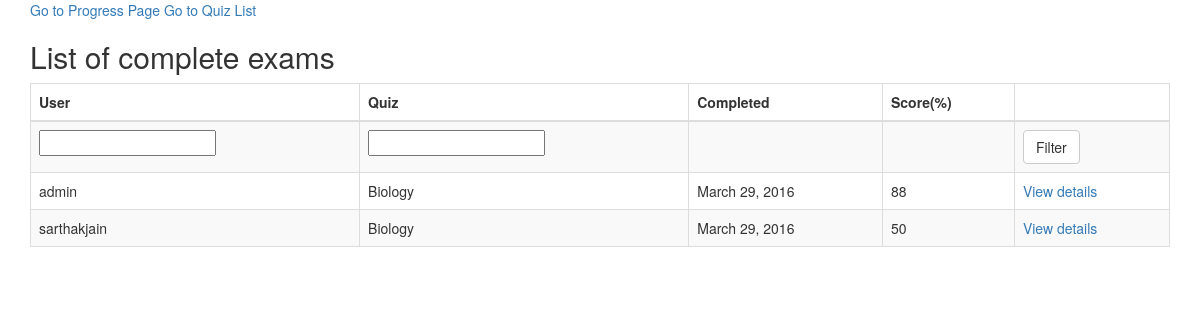
Page /quizz/marking/ (signed in) on the earlier database version.
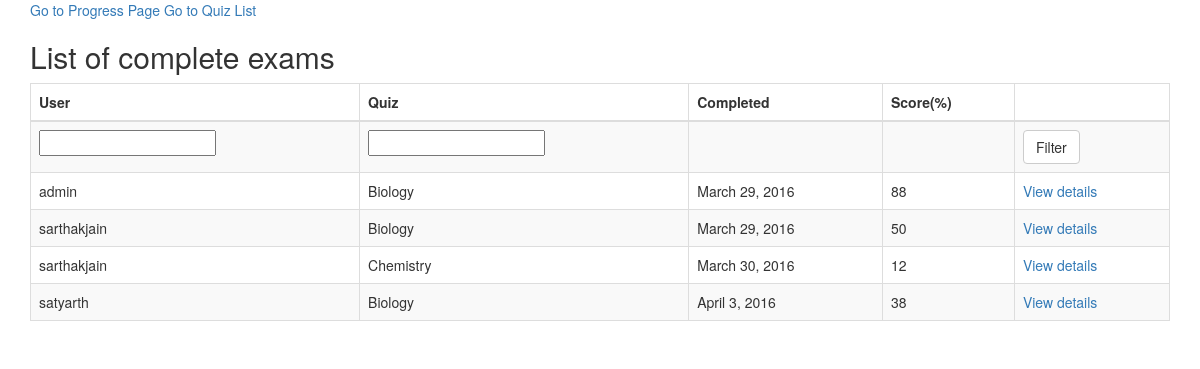
Same page on the later database version.
### quiz/models.py (models this page shows, shortened)
class Sitting(models.Model):
    user = models.ForeignKey(settings.AUTH_USER_MODEL, verbose_name=_("User"))
    quiz = models.ForeignKey(Quiz, verbose_name=_("Quiz"))
    question_order = models.CommaSeparatedIntegerField(max_length=1024, verbose_name=_("Question Order"))
    question_list = models.CommaSeparatedIntegerField(max_length=1024, verbose_name=_("Question List"))
    incorrect_questions = models.CommaSeparatedIntegerField(max_length=1024, blank=True, verbose_name=_("Incorrect questions"))
    current_score = models.IntegerField(verbose_name=_("Current Score"))
    complete = models.BooleanField(default=False, blank=False, verbose_name=_("Complete"))
    user_answers = models.TextField(blank=True, default='{}', verbose_name=_("User Answers"))
    start = models.DateTimeField(auto_now_add=True, verbose_name=_("Start"))
    end = models.DateTimeField(null=True, blank=True, verbose_name=_("End"))
    objects = SittingManager()
    class Meta:
        permissions = (("view_sittings", _("Can see completed exams.")),)
        permissions = (("can_score", _("Can Change Score or mark correct/incorrect")),)
    def _question_ids(self):
        return [int(n) for n in self.question_order.split(',') if n]
    @property
    def get_percent_correct(self):
        dividend = float(self.current_score)
        divisor = len(self._question_ids())
        if divisor < 1:
            return 0            # prevent divide by zero error
        if dividend > divisor:
            return 100
        correct = int(round((dividend / divisor) * 100))
        if correct >= 1:
            return correct
        else:
            return 0

@python_2_unicode_compatible
class Quiz(models.Model):
    title = models.CharField(verbose_name=_("Title"), max_length=60, blank=False)
    description = models.TextField(verbose_name=_("Description"), blank=True, help_text=_("a description of the quiz"))
    url = models.SlugField(max_length=60, blank=True, help_text=_("a user friendly url"), verbose_name=_("user friendly url"))
    category = models.ForeignKey(Category, null=True, blank=True, verbose_name=_("Category"))
    pass_mark = models.SmallIntegerField(blank=True, default=40, verbose_name=_("Pass Mark"),
        help_text=_("Percentage required to pass exam."), validators=[MaxValueValidator(100)])
    success_text = models.TextField(blank=True, default='You Have Passed !!',
        help_text=_("Displayed if user passes."), verbose_name=_("Success Text"))
    fail_text = models.TextField(verbose_name=_("Fail Text"), default='You have failed', blank=True, help_text=_("Displayed if user fails."))
    draft = models.BooleanField(blank=True, default=False, verbose_name=_("Draft"),
        help_text=_("If yes, the quiz is not displayed"
                    " in the quiz list and can only be"
                    " taken by users who can edit"
                    " quizzes."))
    class Meta:
        verbose_name = _("Quiz")
        verbose_name_plural = _("Quizzes")
    def __str__(self):
        return self.title

### quiz/views.py (the view)
class QuizMarkingList(QuizMarkerMixin, SittingFilterTitleMixin, ListView):
    model = Sitting
    def get_queryset(self):
        queryset = super(QuizMarkingList, self).get_queryset()\
                                               .filter(complete=True)
        user_filter = self.request.GET.get('user_filter')
        if user_filter:
            queryset = queryset.filter(user__username__icontains=user_filter)
        return queryset

### quiz/views.py (called while the page is built)
    @method_decorator(login_required)
    def dispatch(self, *args, **kwargs):
        return super(QuizMarkerMixin, self).dispatch(*args, **kwargs)

    def get_queryset(self):
        queryset = super(SittingFilterTitleMixin, self).get_queryset()
        quiz_filter = self.request.GET.get('quiz_filter')
        if quiz_filter:
            queryset = queryset.filter(quiz__title__icontains=quiz_filter)
        return queryset

### quiz/templates/quiz/sitting_list.html (shortened to what this page needs)
{% extends 'base.html' %}
{% load i18n %}
{% block content %}
<h2>{% trans "List of complete exams" %}</h2>
    {% if sitting_list %}
		<table class="table table-bordered table-striped">
		  <thead>
			<tr>
			  <th>{% trans "User" %}</th>
			  <th>{% trans "Quiz" %}</th>
			  <th>{% trans "Completed" %}</th>
			  <th>{% trans "Score" %}(%)</th>
			  <th></th>
			</tr>
		  </thead>
		  <tbody>
			<tr>
			  <form action="" method="GET">
				<td><input type="text" name="user_filter" /></td>
				<td><input type="text" name="quiz_filter" /></td>
				<td></td>
				<td></td>
				<td><button type="submit" class="btn btn-default">{% trans "Filter"%}</button></td>
			  </form>
			</tr>
        {% for sitting in sitting_list %}
			<tr>
			  <td>{{ sitting.user }}</td>
			  <td>{{ sitting.quiz }}</td>
			  <td>{{ sitting.end|date }}</td>
			  <td>{{ sitting.get_percent_correct }}</td>
			  <td>
				<a href="{% url 'quiz_marking_detail' pk=sitting.id %}">
				  {% trans "View details" %}
				</a>
			</tr>
        {% endfor %}
		  </tbody>
		</table>
    {% else %}
        <p>{% trans "There are no matching quizzes" %}.</p>
    {% endif %}
{% endblock %}

Differences in the rows shown:
added Sitting: user "sarthakjain", quiz "Chemistry", end "March 30, 2016", get_percent_correct "12"
added Sitting: user "satyarth", quiz "Biology", end "April 3, 2016", get_percent_correct "38"
